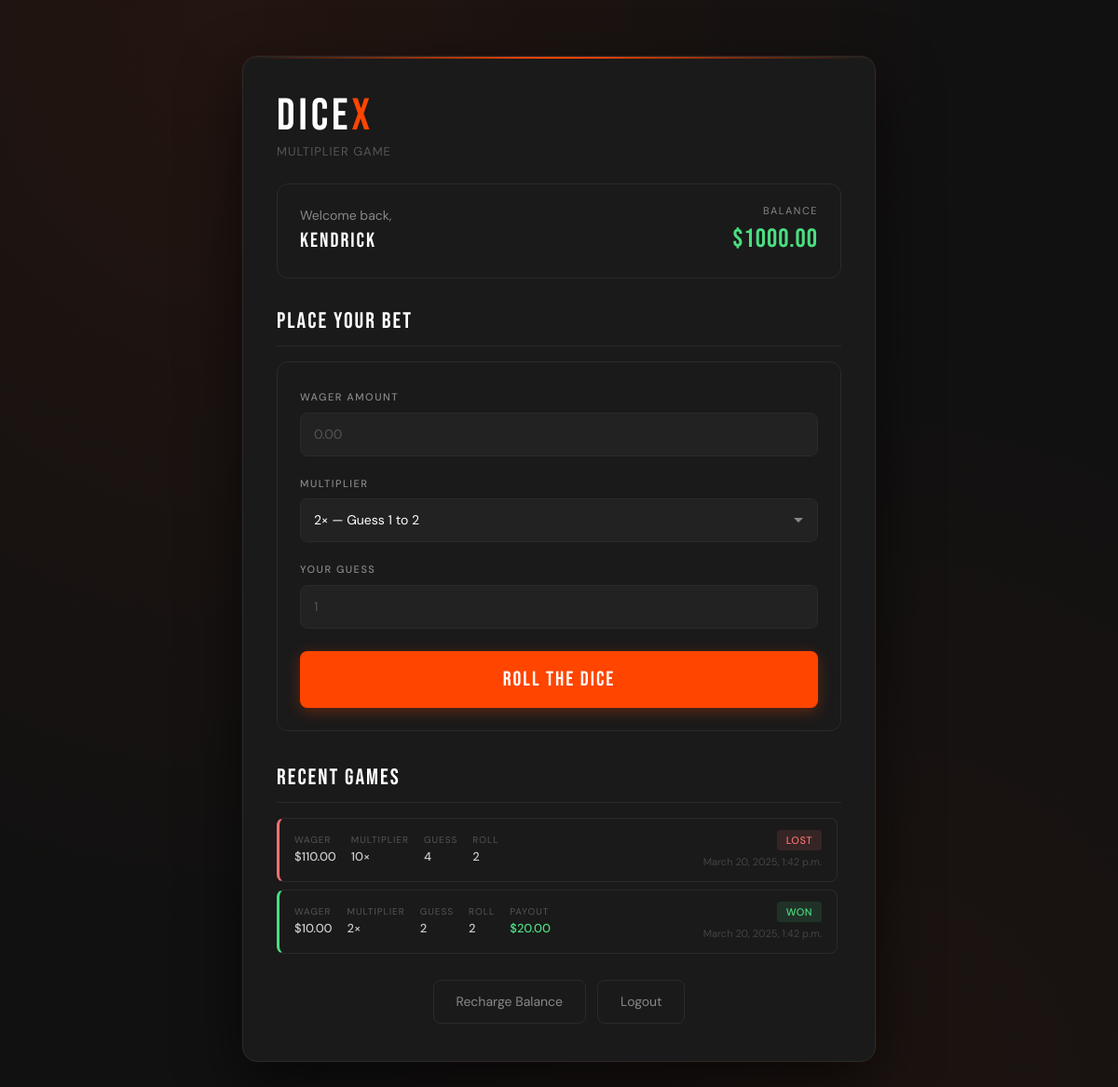
/dice/ (signed in), run on an earlier commit of the app's database.
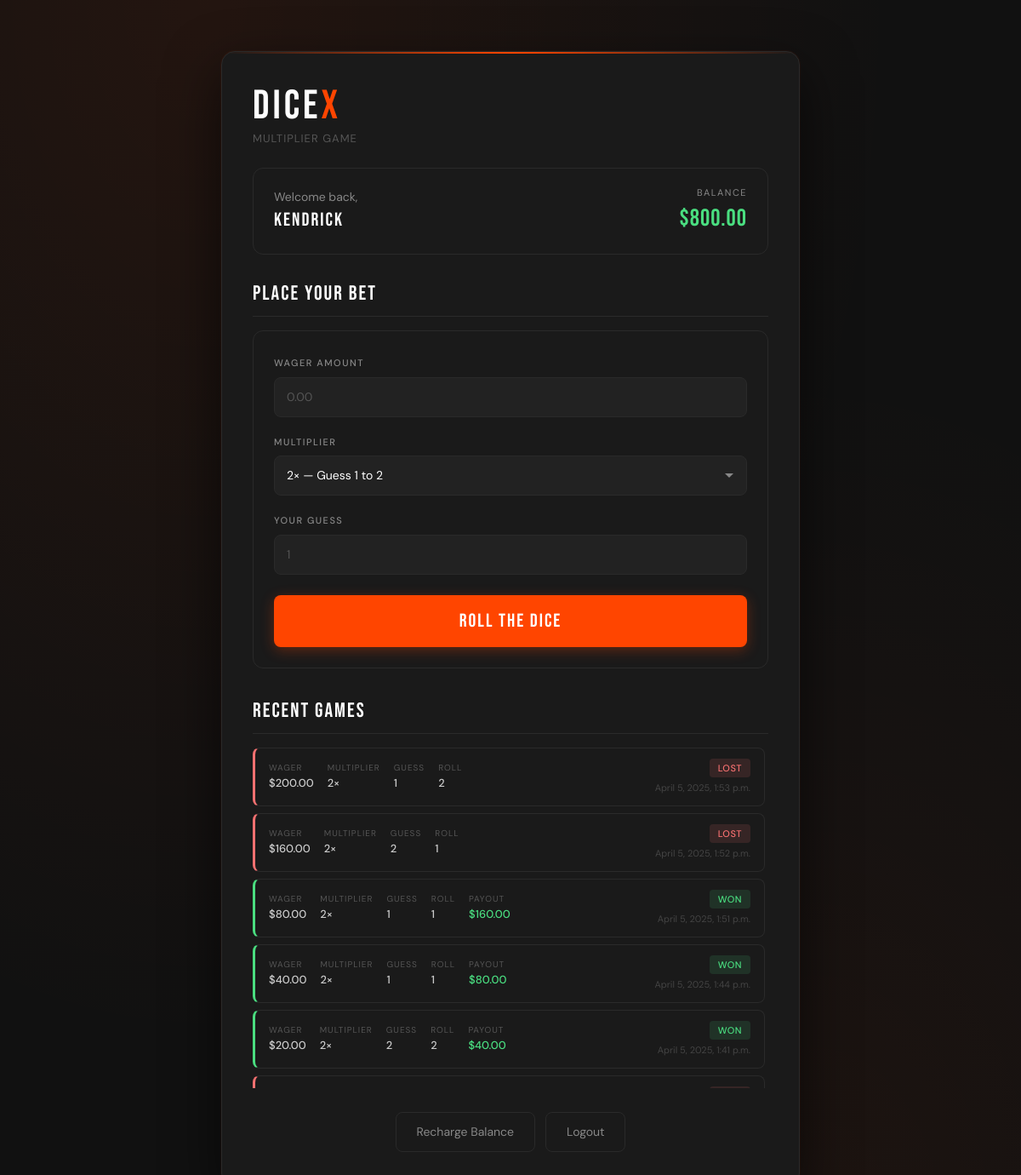
And on a later commit of the database.
### accounts/models.py (models this page shows, shortened)
class UserProfile(models.Model):
    user = models.OneToOneField(
        User,
        on_delete=models.CASCADE,
        related_name='profile',  # Use user.profile instead of user.userprofile
    )
    balance = models.DecimalField(
        max_digits=10,
        decimal_places=2,
        default=100.00,
    )

### dice/models.py (models this page shows, shortened)
class Game(models.Model):
    user = models.ForeignKey(User, on_delete=models.CASCADE, related_name='games')
    wager = models.DecimalField(max_digits=10, decimal_places=2)
    multiplier = models.IntegerField()
    guess = models.IntegerField()
    roll_result = models.IntegerField()
    won = models.BooleanField()
    payout = models.DecimalField(max_digits=10, decimal_places=2, default=0.00)
    timestamp = models.DateTimeField(auto_now_add=True)

### dice/views.py (the view)
# urls.py: path('', views.index, name='index'),  # Main game page
@login_required
def index(request):
    user_profile = request.user.profile
    games = _get_recent_games(request.user)
    return render(request, 'dice/index.html', {
        'user_profile': user_profile,
        'games': games,
    })

### dice/views.py (called while the page is built)
def _get_recent_games(user):
    return Game.objects.filter(user=user).order_by('-timestamp')[:10]

### dice/templates/dice/index.html (shortened to what this page needs)
{% extends 'base.html' %}
{% load static %}
{% block content %}
    <h1 class="game-title">Dice<span>X</span></h1>
    <p style="font-size:13px; color:#555; margin-bottom:24px; letter-spacing:1px; text-transform:uppercase;">Multiplier Game</p>
    <div class="user-card">
        <div>
            <div class="welcome">Welcome back,</div>
            <div class="username">{{ user.username }}</div>
        </div>
        <div style="text-align:right;">
            <div class="balance-label">Balance</div>
            <div class="balance-amount">${{ user_profile.balance|default:"0.00" }}</div>
        </div>
    </div>
    <div class="section-title">Place Your Bet</div>
    <form method="post" action="{% url 'dice:play_game' %}" class="game-form">
        <div class="mb-3">
            <label for="wager" class="form-label">Wager Amount</label>
            <input type="number" name="wager" id="wager" step="0.01" min="0.01"
                   max="{{ user_profile.balance|default:'0.00' }}"
                   class="form-control" placeholder="0.00" required>
        </div>
        <div class="mb-3">
            <label for="multiplier" class="form-label">Multiplier</label>
            <select name="multiplier" id="multiplier" onchange="updateGuessRange()" class="form-select" required>
                <option value="2">2× — Guess 1 to 2</option>
            </select>
        </div>
        <div class="mb-3">
            <label for="guess" class="form-label">Your Guess</label>
            <input type="number" name="guess" id="guess" min="1" max="2"
                   class="form-control" placeholder="1" required>
        </div>
        <button type="submit" class="btn btn-primary w-100" style="font-size:22px;">Roll the Dice</button>
    </form>
    <div class="section-title">Recent Games</div>
    {% if games %}
        <div class="game-history">
            {% for game in games %}
                <div class="game-entry {% if game.won %}game-won{% else %}game-lost{% endif %}">
                    <div class="entry-stats">
                        <div class="stat-item"><span class="stat-label">Wager</span><span class="stat-value">${{ game.wager }}</span></div>
                        <div class="stat-item"><span class="stat-label">Multiplier</span><span class="stat-value">{{ game.multiplier }}×</span></div>
                        <div class="stat-item"><span class="stat-label">Guess</span><span class="stat-value">{{ game.guess }}</span></div>
                        <div class="stat-item"><span class="stat-label">Roll</span><span class="stat-value">{{ game.roll_result }}</span></div>
                        {% if game.won %}
                            <div class="stat-item"><span class="stat-label">Payout</span><span class="stat-value" style="color:#4ade80;">${{ game.payout }}</span></div>
                        {% endif %}
                    </div>
                    <div style="display:flex; flex-direction:column; align-items:flex-end; gap:4px;">
                        {% if game.won %}<span class="outcome-badge outcome-won">Won</span>
                        {% else %}<span class="outcome-badge outcome-lost">Lost</span>{% endif %}
                        <span class="timestamp">{{ game.timestamp }}</span>
                    </div>
                </div>
            {% endfor %}
        </div>
    {% else %}
        <p class="no-games">No games played yet. Place your first bet above.</p>
    {% endif %}
    <div class="action-row">
        <a href="{% url 'dice:recharge' %}" class="btn-recharge">Recharge Balance</a>
        <form method="post" action="{% url 'accounts:logout' %}">
            <button type="submit" class="btn-logout">Logout</button>
        </form>
    </div>
{% endblock %}

### accounts/templates/base.html (shortened to what this page needs)
<!DOCTYPE html>
<html lang="en">
<head>
    {% load static %}
    <link href="https://cdn.jsdelivr.net/npm/bootstrap@5.3.3/dist/css/bootstrap.min.css" rel="stylesheet">
</head>
<body>
    <div class="container">
        {% block content %}{% endblock %}
    </div>
</body>
</html>

### accounts/templates/base.html (style rules this page uses)
:root { --accent: #ff4500; --accent-hover: #ff6347; --bg-primary: #111111; --bg-surface: #1a1a1a; --bg-raised: #222222; --border-color: #2a2a2a; --text-primary: #ffffff; --text-muted: #888888; --text-subtle: #555555; --danger: #f87171; --danger-bg: #2a0f0f; --danger-border: #5c1a1a; }
*, *::before, *::after { box-sizing: border-box; }
body { background: var(--bg-primary); background-image: radial-gradient(ellipse at 20% 0%, rgba(255,69,0,0.08) 0%, transparent 60%), radial-gradient(ellipse at 80% 100%, rgba(255,69,0,0.05) 0%, transparent 50%); color: var(--text-primary); font-family: 'DM Sans', sans-serif; min-height: 100vh; margin: 0; padding: 0; }
.container { max-width: 460px; margin: 60px auto; padding: 40px 36px; background: var(--bg-surface); border-radius: 16px; border: 1px solid var(--border-color); box-shadow: 0 24px 64px rgba(0,0,0,0.6), 0 0 0 1px rgba(255,69,0,0.05); position: relative; overflow: hidden; }
.container::before { content: ''; position: absolute; top: 0; left: 0; right: 0; height: 2px; background: linear-gradient(90deg, transparent, var(--accent), transparent); }
h1 { font-family: 'Bebas Neue', sans-serif; font-size: 42px; letter-spacing: 3px; color: var(--text-primary); margin-bottom: 4px; line-height: 1; }
.form-label { font-size: 11px; font-weight: 500; color: var(--text-muted); letter-spacing: 1.5px; text-transform: uppercase; margin-bottom: 8px; }
.form-control { background: var(--bg-raised) !important; border: 1px solid var(--border-color) !important; border-radius: 8px !important; padding: 12px 14px !important; color: var(--text-primary) !important; font-size: 14px !important; font-family: 'DM Sans', sans-serif !important; transition: border-color 0.15s ease !important; box-shadow: none !important; }
.form-control::placeholder { color: var(--text-subtle); }
.btn-primary { background: var(--accent); border: none; border-radius: 8px; padding: 14px 20px; color: #fff; font-family: 'Bebas Neue', sans-serif; font-size: 20px; letter-spacing: 2px; font-weight: 400; width: 100%; cursor: pointer; transition: background 0.15s ease, transform 0.1s ease, box-shadow 0.15s ease; box-shadow: 0 4px 16px rgba(255,69,0,0.3); margin-top: 8px; }
a { color: var(--accent); text-decoration: none; transition: color 0.15s; }
.mb-3 { margin-bottom: 1rem; }
.w-100 { width: 100%; }

What changed in the data, as far as the page shows it:
no longer on this page (row unchanged): Game: wager "110.00", multiplier "10", guess "4", roll_result "2", won "LOST", timestamp "March 20, 2025, 1:42 p.m."
no longer on this page (row unchanged): Game: wager "10.00", multiplier "2", guess "2", roll_result "2", payout "20.00", won "WON", timestamp "March 20, 2025, 1:42 p.m."
changed UserProfile: balance "1000.00" → "800.00"
added Game: wager "200.00", multiplier "2", guess "1", roll_result "2", won "LOST", timestamp "April 5, 2025, 1:53 p.m."
added Game: wager "160.00", multiplier "2", guess "2", roll_result "1", won "LOST", timestamp "April 5, 2025, 1:52 p.m."
added Game: wager "80.00", multiplier "2", guess "1", roll_result "1", payout "160.00", won "WON", timestamp "April 5, 2025, 1:51 p.m."
added Game: wager "40.00", multiplier "2", guess "1", roll_result "1", payout "80.00", won "WON", timestamp "April 5, 2025, 1:44 p.m."
added Game: wager "20.00", multiplier "2", guess "2", roll_result "2", payout "40.00", won "WON", timestamp "April 5, 2025, 1:41 p.m."
